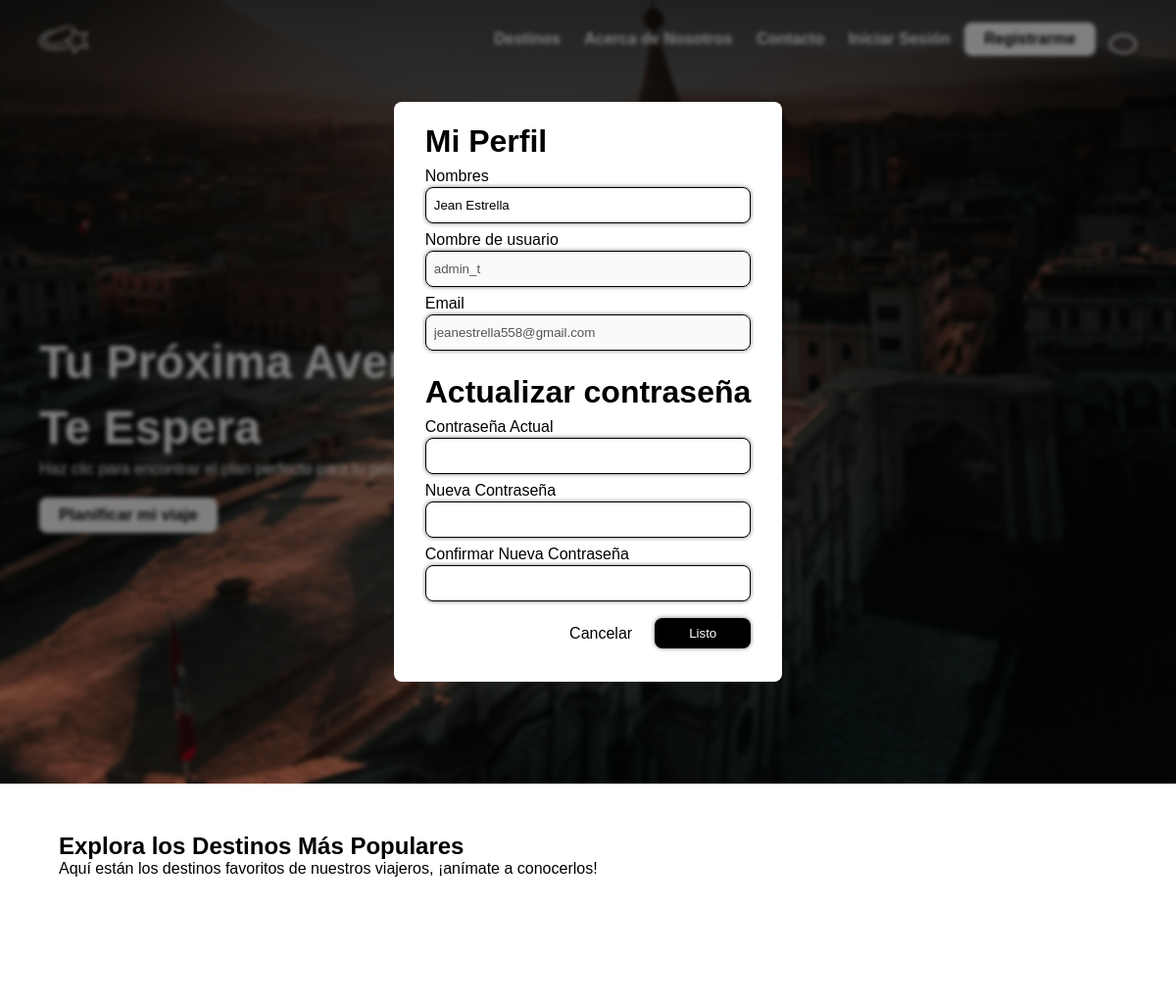
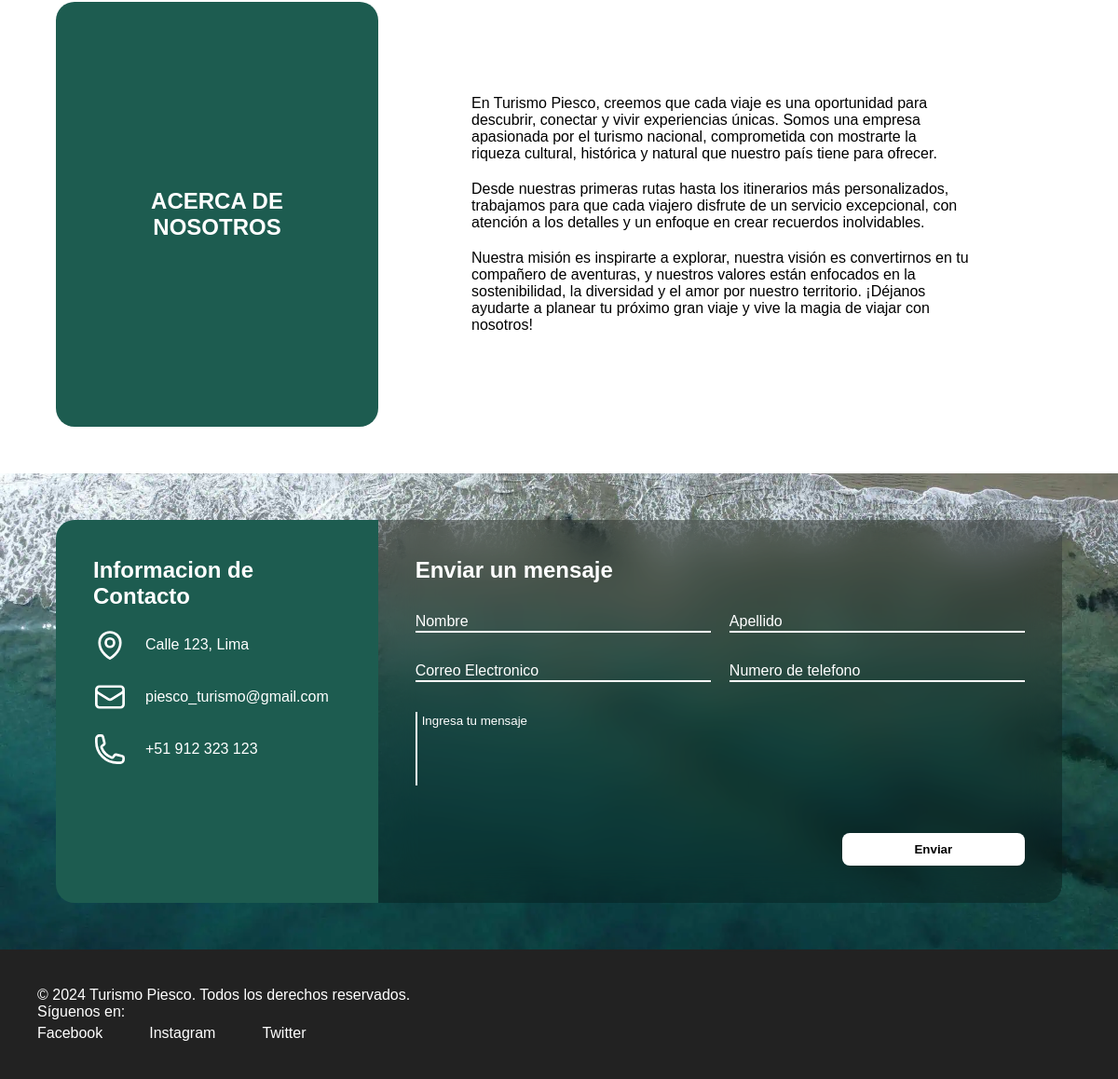
/src/app/profile (signed in), run on the app's committed database (2 pictures, top to bottom).
### tables this page shows
CREATE TABLE Users(
    UserID INT PRIMARY KEY AUTO_INCREMENT,
    Username VARCHAR(100) UNIQUE NOT NULL,
    Password VARCHAR(255) NOT NULL,
    FullName VARCHAR(255) NOT NULL,
    Email VARCHAR(100) UNIQUE NOT NULL,
    Rol ENUM('administrador', 'usuario') DEFAULT 'usuario',
    Active TINYINT DEFAULT 0,
    ActivationToken VARCHAR(255) DEFAULT NULL,
    ResetToken VARCHAR(255) DEFAULT NULL,
    ResetTokenExpiration DATETIME DEFAULT NULL
);

### src/controllers/HomeController.php (called while the page is built, shortened)
<?php
require_once("../models/User.php");
class HomeController
{
    private $userModel;
    public function __construct()
    {
        $this->userModel = new User();
    }
    public function profile()
    {
        $userData = $this->userModel->getDataUserByID($_SESSION['UserID']);
        include(ROOT_PATH . "/views/viewHomePage.php");
    }
}

### src/config/Boot.php (called while the page is built, shortened)
<?php
require_once('../config/RouteNormalization.php');
require_once('../config/Routing.php');
require_once('../config/Routes.php');
$routes->IncomingRequest();

### src/app/index.php (called while the page is built)
<?php
require_once('../config/Boot.php');

### src/config/RouteNormalization.php (called while the page is built, shortened)
<?php
function base_url(string $path = ""): string
{
    static $baseUrl = APP_URL;
    if (empty($path)) {
        return APP_URL;
    }
    $partsBaseUrl = explode('/', $baseUrl);
    $parts = explode('/', str_replace('\\', '/', $path));
    foreach ($parts as $part) {
        if ($part === '..') {
            if (count($partsBaseUrl) > 3) {
                array_pop($partsBaseUrl);
            }
        } elseif ($part !== '.' && $part !== '') {
            $partsBaseUrl[] = $part;
        }
    }
    return implode('/', $partsBaseUrl);
}

### src/models/User.php (called while the page is built, shortened)
<?php
class User
{
    function getDataUserByID($UserID)
    {
        try {
            $objConexionSQL = new ConexionSQL();
            $connection = $objConexionSQL->ExecuteConnection();
            $query = 'SELECT Username, FullName, Email, Rol FROM Users WHERE UserID = ?';
            $stmt = $connection->prepare($query);
            $stmt->bind_param('i', $UserID);
            $stmt->execute();
            $result = $stmt->get_result();
            if ($row = $result->fetch_assoc()) {
                return $row;
            } else {
                return false;
            }
        } catch (Exception $e) {
            echo $e->getMessage();
        }
    }
}

### src/views/viewProfileModal.php (the view, shortened to what this page needs)
<dialog id="dialog-profile-modal" open>
    <div class='body-dialog'>
        <div class='container-dialog'>
            <h1 class="title-modal">Mi Perfil</h1>
            <form action="<?= base_url("profile/update") ?>" method="POST">
                <div class="row-input-dialog">
                    <label for="fullname">Nombres</label>
                    <input type="text" name="fullname" value="<?php echo $userData['FullName']; ?>" required>
                </div>
                <div class="row-input-dialog">
                    <label for="username">Nombre de usuario</label>
                    <input type="text" value="<?php echo $userData['Username']; ?>" disabled>
                </div>
                <div class="row-input-dialog">
                    <label for="email">Email</label>
                    <input type="email" value="<?php echo $userData['Email']; ?>" disabled>
                </div>
                <h1>Actualizar contraseña</h1>
                <div class="row-input-dialog">
                    <label for="password">Contraseña Actual</label>
                    <input type="password" name="password">
                </div>
                <div class="row-input-dialog">
                    <label for="new_password">Nueva Contraseña</label>
                    <input type="password" name="new_password">
                </div>
                <div class="row-input-dialog">
                    <label for="confirm_password">Confirmar Nueva Contraseña</label>
                    <input type="password" name="confirm_password">
                </div>
                <div class="actions-form">
                    <a href="<?= base_url() ?>">Cancelar</a>
                    <button type="submit">Listo</button>
                </div>
            </form>
        </div>
    </div>
</dialog>

### src/config/Routing.php (shortened to what this page needs)
<?php
class Routing
{
    private array $routesGET = [];
    public function get($route, $callback)
    {
        $this->routesGET[$route] = $callback;
    }
    public function IncomingRequest()
    {
        $uri = trim(parse_url($_SERVER['REQUEST_URI'], PHP_URL_PATH), '/');
        $segments = explode('/', $uri);
        $offset = array_search('app', $segments);
        $route = '';
        if ($offset !== false) {
            $realSegments = array_slice($segments, $offset + 1);
            $route = implode('/', $realSegments);
        }
        if ($_SERVER['REQUEST_METHOD'] === 'GET') {
            if (array_key_exists($route, $this->routesGET)) {
                $callback = $this->routesGET[$route];
                list($controllerName, $method) = explode('::', $callback);
                if (class_exists($controllerName)) {
                    $controller = new $controllerName();
                    if (method_exists($controller, $method)) {
                        call_user_func([$controller, $method]);
                    } else {
                        echo "Method $method not found in controller $controllerName.";
                    }
                } else {
                    echo "Controller $controllerName not found.";
                }
            } else {
                echo "<h1>404 Not Found</h1>";
            }
        }
    }
}

### src/views/viewHomePage.php (shortened to what this page needs)
<!DOCTYPE html>
<html lang="es">
<head>
    <link rel="stylesheet" href="<?= base_url("../../assets/css/styleHeroSection.css") ?>">
    <link rel="stylesheet" href="<?= base_url("../../assets/css/styleHomePage.css") ?>">
    <link rel="stylesheet" href="<?= base_url("../../assets/css/styleFooter.css") ?>">
    <link rel='stylesheet'
        href='https://cdn-uicons.flaticon.com/2.6.0/uicons-regular-rounded/css/uicons-regular-rounded.css'>
</head>
<body>
    <?php
    if (isset($_SESSION['view_profile'])) {
        include(ROOT_PATH . '/views/viewProfileModal.php');
    }
    ?>
    <main>
        <section class="hero_section">
            <div style="position: relative; padding: 40px 0;">
                <header class="hero_section__header" id="dynamic_header">
                    <a href="<?= base_url("") ?>" class="img_box__a">
                        <img src="<?= base_url("../../assets/img/enterprise_logo.png") ?>" alt="logo de la empresa">
                    </a>
                    <nav class="hero_section__header__nav">
                        <a href="<?= base_url("destinations") ?>">Destinos</a>
                        <a href="<?= base_url("#about_us_section") ?>">Acerca de Nosotros</a>
                        <a href="<?= base_url("#contact_us_section") ?>">Contacto</a>
                        <a class="" id="button_login" href="<?= base_url("login") ?>">Iniciar Sesión</a>
                        <a class="button_sign_up" id="button_sign_up" href="<?= base_url("register") ?>">Registrarme</a>
                        <button class="button_profile_user" id="button_profile_user" type="button"></button>
                    </nav>
                </header>
            </div>
            <div class="hero_section__cta_box">
                <h1>Tu Próxima Aventura Te Espera</h1>
                <p>Haz clic para encontrar el plan perfecto para tu próxima escapada</p>
                <form action="<?= base_url("formPlanningTrip") ?>">
                    <button type="submit">Planificar mi viaje</button>
                </form>
            </div>
        </section>
        <section class="destinations_section">
            <header class="destinations_section__header">
                <h1>Explora los Destinos Más Populares</h1>
                <p>Aquí están los destinos favoritos de nuestros viajeros, ¡anímate a conocerlos!</p>
            </header>
        </section>
        <section class="about_us_section" id="about_us_section">
            <header class="about_us_section__header">
                <div>
                    <h1>ACERCA DE NOSOTROS</h1>
                </div>
            </header>
            <div class="about_us_section__body">
                <p>En Turismo Piesco, creemos que cada viaje es una oportunidad para descubrir, conectar y vivir
                    experiencias únicas. Somos una empresa apasionada por el turismo nacional, comprometida con
                    mostrarte la riqueza cultural, histórica y natural que nuestro país tiene para ofrecer.</p>
                <p>Desde nuestras primeras rutas hasta los itinerarios más personalizados, trabajamos para que cada
                    viajero disfrute de un servicio excepcional, con atención a los detalles y un enfoque en crear
                    recuerdos inolvidables.</p>
                <p>Nuestra misión es inspirarte a explorar, nuestra visión es convertirnos en tu compañero de aventuras,
                    y nuestros valores están enfocados en la sostenibilidad, la diversidad y el amor por nuestro
                    territorio. ¡Déjanos ayudarte a planear tu próximo gran viaje y vive la magia de viajar con
                    nosotros!</p>
            </div>
        </section>
        <section class="contact_us_section" id="contact_us_section">
            <div class="contact_us_section__information">
                <h2>Informacion de Contacto</h2>
                <div>
                    <p>Calle 123, Lima</p>
                </div>
                <div>
                    <p>piesco_turismo@gmail.com</p>
                </div>
                <div>
                    <p>+51 912 323 123</p>
                </div>
            </div>
            <form class="contact_us_section__form" action="" method="">
                <h2>Enviar un mensaje</h2>
                <div class="row">
                    <div class="contact_us_box half_width">
                        <input class="contact_us_input" type="text" placeholder="">
                        <label class="contact_us_input__label" for="">Nombre</label>
                    </div>
                    <div class="contact_us_box half_width">
                        <input class="contact_us_input" type="text" placeholder="">
                        <label class="contact_us_input__label" for="">Apellido</label>
                    </div>
                </div>
                <div class="row">
                    <div class="contact_us_box half_width">
                        <input class="contact_us_input" type="text" placeholder="">
                        <label class="contact_us_input__label" for="">Correo Electronico</label>
                    </div>
                    <div class="contact_us_box half_width">
                        <input class="contact_us_input" type="text" placeholder="">
                        <label class="contact_us_input__label" for="">Numero de telefono</label>
                    </div>
                </div>
                <div>
                    <textarea class="contact_us_input" name="" id="" cols="30" rows="5"
                        placeholder="Ingresa tu mensaje"></textarea>
                </div>
                <div class="button_box">
                    <button>Enviar</button>
                </div>
            </form>
        </section>
        <footer>
            <p>&copy; 2024 Turismo Piesco. Todos los derechos reservados.</p>
            <p>Síguenos en:</p>
            <ul class="nav justify-content-center">
                <li class="nav-item">
                    <a class="nav-link text-light" href="#">Facebook</a>
                </li>
                <li class="nav-item">
                    <a class="nav-link text-light" href="#">Instagram</a>
                </li>
                <li class="nav-item">
                    <a class="nav-link text-light" href="#">Twitter</a>
                </li>
            </ul>
        </footer>
    </main>
</body>
</html>

### assets/css/styleHeroSection.css (style rules this page uses)
.hero_section { padding: 0; height: 100vh; color: #fff; display: flex; flex-direction: column; overflow: hidden; }
.hero_section__header { width: 100%; padding: 15px 40px; background-color: transparent; display: flex; align-items: center; justify-content: space-between; position: fixed; z-index: 4; top: 0; left: 0; transition: background-color 0.3s ease; }
.img_box__a { display: flex; }
.hero_section__header img, .hero_section__sidebar img { height: 50px; }
.hero_section__header__nav a { color: #fff; text-decoration: none; padding: 8px 10px; display: inline-block; font-weight: bold; }
.button_sign_up, .hero_section__cta_box button { background-color: #fff; color: #000 !important; border-radius: 8px; padding: 8px 20px !important; transition: background-color 0.5s ease; }
.button_profile_user { padding: 8px 12px; border-radius: 50%; border: 2px solid #fff; margin-left: 10px; background-color: transparent; color: #fff; font-weight: bold; }
.hero_section__cta_box { position: relative; display: flex; flex-direction: column; justify-content: center; align-items: start; width: 50%; height: 100%; padding: 0 40px; }
.hero_section__cta_box h1 { font-size: 3rem !important; line-height: 1.4; }
.hero_section__cta_box button { margin-top: 20px; font-size: 1.05rem; border: 0; font-weight: bold; }
@media (prefers-reduced-motion: no-preference) { :root { scroll-behavior: smooth; } }

### assets/css/styleHomePage.css (style rules this page uses)
* { margin: 0; padding: 0; box-sizing: border-box; font-family: "Poppins Regular", Arial; }
body { display: flex; position: relative; overflow-x: hidden; }
main { transition: transform 0.3s ease; width: 100%; }
button { cursor: pointer; }
section { position: relative; padding: 50px 60px; min-width: 375px; }
.about_us_section { display: flex; scroll-margin-top: 80px; }
.about_us_section__header { color: #fff; padding: 200px 65px; background-color: #1d5c50; width: 45%; border-radius: 20px; }
.about_us_section__header div { height: 100%; display: flex; justify-content: center; align-items: center; }
.about_us_section__header h1 { text-align: center; }
.about_us_section__body { color: #000; padding: 80px 100px; display: flex; flex-direction: column; justify-content: center; align-items: center; gap: 20px; width: 100%; }
.contact_us_section { display: flex; background-image: url(../img/form_bg_1.webp); background-position: center; background-size: cover; scroll-margin-top: 80px; }
.contact_us_section__information, .contact_us_section__form { padding: 40px; }
.contact_us_section__information { background-color: #1d5c50; color: #fff; width: 45%; display: flex; flex-direction: column; gap: 20px; border-top-left-radius: 20px; border-bottom-left-radius: 20px; }
.contact_us_section__information div { display: flex; align-items: center; gap: 20px; }
.contact_us_section__information div svg { width: 36px; min-width: 36; }
.contact_us_section__information div p { word-break: break-all; }
.contact_us_section__form { display: flex; gap: 32px; flex-direction: column; width: 100%; background-color: #0004; border-top-right-radius: 20px; border-bottom-right-radius: 20px; backdrop-filter: blur(20px); }
.contact_us_section__form h2 { color: #fff; }
.contact_us_box { position: relative; }
.contact_us_input__label { color: #fff; position: absolute; left: 0; top: 0; transition: top 0.3s, font-size 0.3s; }
.contact_us_input { width: 100%; color: #fff; border: 0; background-color: transparent; border-bottom: 2px solid #fff; padding: 2px 0; position: relative; z-index: 1; resize: none; }
.contact_us_section__form textarea { border: 0; border-left: 2px solid #fff; padding-left: 5px; }
.contact_us_section__form textarea::placeholder { color: #fff; }
.button_box { display: flex; justify-content: end; }
.button_box button { color: #000; font-weight: bold; width: 30%; cursor: pointer; margin-top: 15px; padding: 10px 20px; background-color: #fff; border: 0; border-radius: 8px; transition: background-color 0.3s ease; }
.row { display: flex; flex-direction: row; gap: 20px; }
.half_width { width: 50%; }

### assets/css/styleFooter.css (style rules this page uses)
footer { padding: 40px; background-color: #222; color: #fff; }
footer ul { margin-top: 5px; display: flex; gap: 50px; }
footer li { list-style-type: none; }
footer a { text-decoration: none; color: #fff; }

### data on the page
users: fullname "Jean Estrella", Username "admin_t", Email "jeanestrella558@gmail.com"
